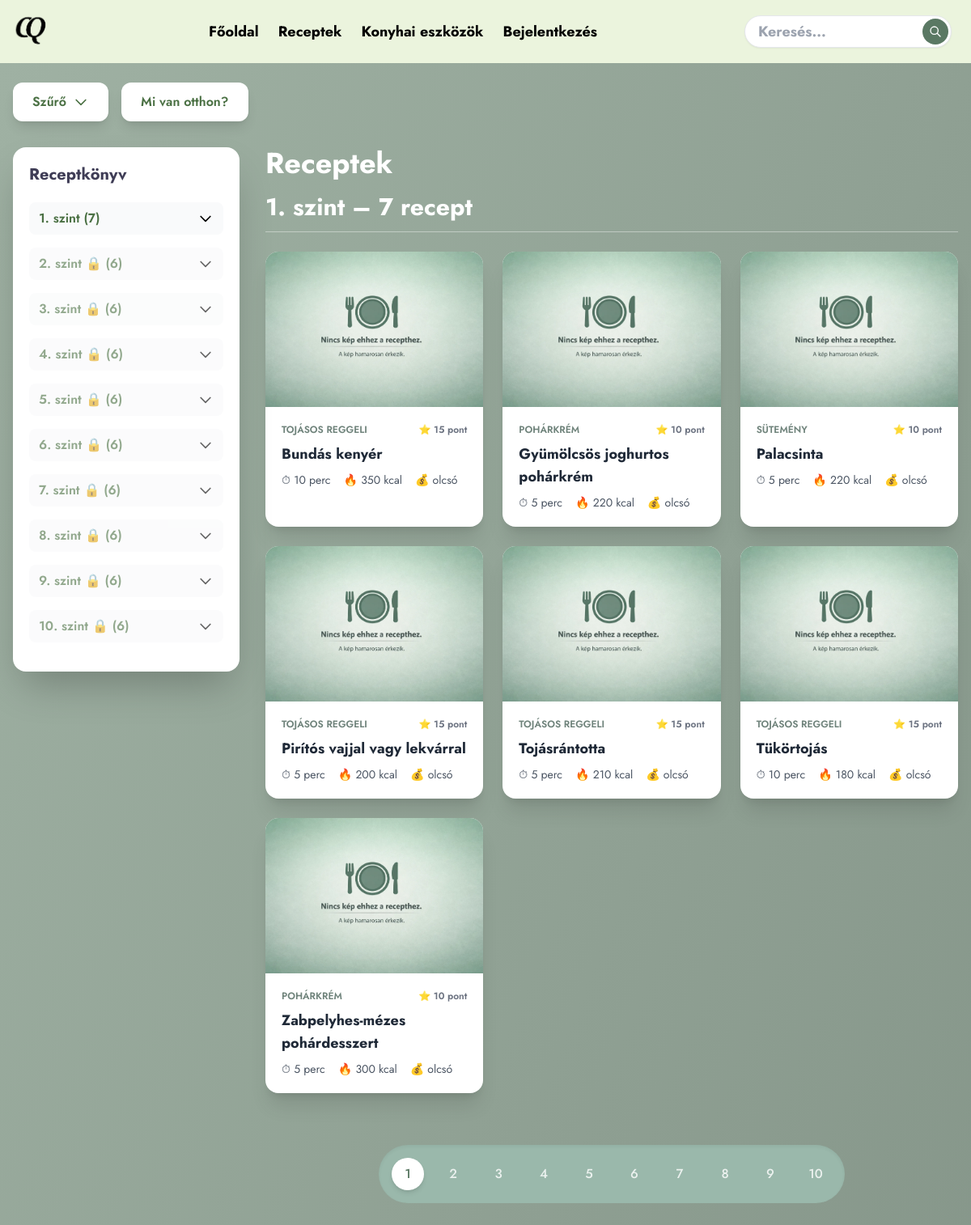
The page /views/receptek/receptek.php on the database its author committed.
### tables this page shows
CREATE TABLE `recept` (
  `ReceptID` int(11) NOT NULL,
  `Nev` varchar(150) NOT NULL,
  `Kep` varchar(255) NOT NULL,
  `ElkeszitesiIdo` time NOT NULL,
  `NehezsegiSzintID` int(11) NOT NULL,
  `BegyujthetoPontok` int(11) NOT NULL,
  `Adag` int(11) NOT NULL,
  `Elkeszitesi_leiras` text NOT NULL,
  `ElkeszitesiModID` int(11) NOT NULL,
  `ArkategoriaID` int(11) NOT NULL,
  `AlkategoriaID` int(11) DEFAULT NULL,
  `Kaloria` decimal(6,2) NOT NULL,
  `Torolve` tinyint(1) NOT NULL DEFAULT 0
);

CREATE TABLE `nehezsegiszint` (
  `NehezsegiSzintID` int(11) NOT NULL,
  `Szint` int(11) NOT NULL
);

CREATE TABLE `alkategoria` (
  `AlkategoriaID` int(11) NOT NULL,
  `KategoriaID` int(11) NOT NULL,
  `Alkategoria` varchar(255) NOT NULL
);

CREATE TABLE `arkategoria` (
  `ArkategoriaID` int(11) NOT NULL,
  `Arkategoria` varchar(255) NOT NULL
);

### controller/ReceptekVezerlo.php (called while the page is built, shortened)
<?php
require_once __DIR__ . '/ReceptTarolo.php';
class ReceptekVezerlo
{
    private ReceptTarolo $receptTarolo;
    public function __construct(private PDO $pdo)
    {
        $this->receptTarolo = new ReceptTarolo($pdo);
    }
    private function alapViewData(): array
    {
        return [
            'receptId' => 0,
            'felhasznaloId' => 0,
            'sessionFelhasznaloId' => 0,
            'aktualisPontok' => null,
            'receptekSzintekSzerint' => [],
            'kategoriaCheckboxok' => [],
            'arKategoriaOpcio' => [],
            'recept' => null,
            'hozzavalok' => [],
            'marElkeszitette' => false,
            'progress' => null,
            'aktualisSzint' => 1,
            'teljesitettSet' => [],
            'detailStatus' => null,
            'szintLepett' => false,
        ];
    }
    private function getSessionFelhasznaloId(): int
    {
        return (int)($_SESSION['felhasznalo_id']
            ?? $_SESSION['FelhasznaloID']
            ?? ($_SESSION['user']['FelhasznaloID'] ?? 0)
        );
    }
    private function detailStatusUzenet(?string $status, int $need = 0): ?array
    {
        if ($status === null || $status === '') {
            return null;
        }
        return ['bg-red-100 text-red-800', '❌ Hiba: ' . htmlspecialchars($status)];
    }
    public function kezeles(): array
    {
        $viewData = $this->alapViewData();
        $felhasznaloId = $this->getSessionFelhasznaloId();
        $viewData['sessionFelhasznaloId'] = $felhasznaloId;
        $viewData['detailStatus'] = $this->detailStatusUzenet($_GET['status'] ?? null, (int)($_GET['need'] ?? 0));
        $receptek = $this->receptTarolo->osszesLista();
        $receptekSzintekSzerint = [];
        foreach ($receptek as $r) {
            $szint = (int)$r['Szint'];
            $receptekSzintekSzerint[$szint] ??= [];
            $receptekSzintekSzerint[$szint][] = $r;
        }
        $recept = null;
        $viewData = array_merge($viewData, compact(
            'receptId',
            'felhasznaloId',
            'aktualisPontok',
            'receptekSzintekSzerint',
            'kategoriaCheckboxok',
            'arKategoriaOpcio',
            'recept',
            'hozzavalok',
            'marElkeszitette',
            'progress',
            'aktualisSzint',
            'teljesitettSet',
            'szintLepett'
        ));
        return $viewData;
    }
}

### controller/ReceptTarolo.php (called while the page is built, shortened)
<?php
class ReceptTarolo
{
    public function osszesLista(): array
    {
        return $this->pdo->query("
            SELECT
                r.*, n.Szint,
                kat.Kategoria AS FoKategoriaNev,
                kat.KategoriaID AS FoKategoriaID,
                alk.Alkategoria AS AlkategoriaNev,
                alk.AlkategoriaID AS AlkategoriaID,
                a.Arkategoria AS ArkategoriaNev
            FROM recept r
            INNER JOIN nehezsegiszint n ON r.NehezsegiSzintID = n.NehezsegiSzintID
            LEFT JOIN alkategoria alk ON r.AlkategoriaID = alk.AlkategoriaID
            LEFT JOIN kategoria kat ON alk.KategoriaID = kat.KategoriaID
            LEFT JOIN arkategoria a ON r.ArkategoriaID = a.ArkategoriaID
            ORDER BY n.Szint, r.Nev
        ")->fetchAll();
    }
}

### api/receptek_seged.php (called while the page is built, shortened)
<?php
function formatIdo(string $ido_str): string
{
    $parts = explode(':', $ido_str);
    $ora = (int)$parts[0];
    $perc = (int)$parts[1];
    if ($ora > 0) return $ora . " óra" . ($perc > 0 ? " $perc perc" : "");
    if ($perc > 0) return "$perc perc";
    return "kevesebb mint 1 perc";
}
function formatMennyiseg($mennyiseg)
{
    if (floor($mennyiseg) == $mennyiseg) return (int)$mennyiseg;
    return rtrim(rtrim(number_format((float)$mennyiseg, 2, '.', ''), '0'), '.');
}
function receptKepSrc(?string $dbKep): string
{
    $dbKep = trim((string)$dbKep);
    $file = trim(basename($dbKep));
    if (!is_file(RECIPE_IMG_DIR . $file)) {
        return RECIPE_IMG_URL . RECIPE_IMG_PLACEHOLDER;
    }
    return RECIPE_IMG_URL . rawurlencode($file);
}

### views/receptek/receptek.php (the view, shortened to what this page needs)
<?php
require_once __DIR__ . '/../../api/receptek_bootstrap.php';
require_once __DIR__ . '/../../controller/ReceptekVezerlo.php';
$vezerlo = new ReceptekVezerlo($pdo);
$viewData = $vezerlo->kezeles();
extract($viewData, EXTR_OVERWRITE);
include __DIR__ . '/../head.php';
?>
<main class="min-h-screen bg-gradient-to-br from-[#9FB1A3] to-[#7F8F83] font-jost">
    <div class="max-w-7xl mx-auto py-6 px-4">
        <?php if (!$recept): ?>
            <div class="mb-8">
                <div class="flex flex-col sm:flex-row gap-4 mb-4">
                    <button id="szuroGomb" type="button" class="bg-white px-6 py-3 rounded-xl shadow-lg flex items-center gap-2 font-semibold text-[#4A7043] hover:bg-gray-50 transition w-full sm:w-auto">
                        <span>Szűrő</span>
                        <svg id="szuroNyil" class="w-5 h-5 transition-transform" fill="none" stroke="currentColor" viewBox="0 0 24 24">
                            <path stroke-linecap="round" stroke-linejoin="round" stroke-width="2" d="M19 9l-7 7-7-7" />
                        </svg>
                    </button>
                    <a href="hutom.php" class="bg-white px-6 py-3 rounded-xl shadow-lg flex items-center gap-2 font-semibold text-[#4A7043] hover:bg-gray-50 transition w-full sm:w-auto justify-center">
                        <span>Mi van otthon?</span>
                    </a>
                </div>
            </div>
        <?php endif; ?>
        <div class="flex flex-col lg:flex-row lg:gap-8">
            <aside id="sidebar" class="fixed inset-y-0 left-0 z-40 w-80 bg-white shadow-2xl transform -translate-x-full lg:translate-x-0 lg:sticky lg:top-6 lg:self-start lg:max-h-[calc(100vh-3rem)] lg:overflow-y-auto lg:w-[280px] transition-transform duration-300 rounded-r-2xl lg:rounded-2xl">
                <div class="p-5">
                    <div class="flex items-center justify-between mb-5">
                        <h2 class="text-xl font-bold text-[#3F3D56]">Receptkönyv</h2>
                    </div>
                    <?php foreach ($receptekSzintekSzerint as $szint => $lista): ?>
                        <?php $szintLocked = ((int)$szint > (int)$aktualisSzint); ?>
                        <div class="mb-4">
                            <button type="button"
                                class="w-full text-left flex items-center justify-between py-2 px-3 bg-gray-50 hover:bg-gray-100 rounded-lg transition szint-sav-cim <?= $szintLocked ? 'opacity-60' : '' ?>">
                                <span class="font-semibold text-[#4A7043]">
                                    <?= (int)$szint ?>. szint <?= $szintLocked ? '🔒' : '' ?>
                                    (<span class="szint-darab" data-szint="<?= (int)$szint ?>"><?= count($lista) ?></span>)
                                </span>
                                <svg class="w-5 h-5 transition-transform sav-nyil" fill="none" stroke="currentColor" viewBox="0 0 24 24">
                                    <path stroke-linecap="round" stroke-linejoin="round" stroke-width="2" d="M19 9l-7 7-7-7" />
                                </svg>
                            </button>
                        </div>
                    <?php endforeach; ?>
                </div>
            </aside>
            <section id="receptekTarolo" class="flex-1">
                <?php if (!$recept): ?>
                    <h1 class="text-4xl font-bold text-white mb-4">Receptek</h1>
                    <?php
                    $szintNavLista = array_keys($receptekSzintekSzerint ?? []);
                    sort($szintNavLista, SORT_NUMERIC);
                    ?>
                    <?php foreach ($receptekSzintekSzerint as $szint => $lista): ?>
                        <div class="mb-16 szint-blokk" data-szint="<?= (int)$szint ?>">
                            <h2 class="text-3xl font-bold text-white mb-6 border-b border-white/40 pb-3">
                                <?= (int)$szint ?>. szint – <span class="szint-darab-fo" data-szint="<?= (int)$szint ?>"><?= count($lista) ?></span> recept
                            </h2>
                            <div class="grid grid-cols-1 sm:grid-cols-2 lg:grid-cols-3 gap-6">
                                <?php foreach ($lista as $r): ?>
                                    <?php
                                    $nevLower = mb_strtolower((string)$r['Nev']);
                                    $keresoMezok = [];
                                    foreach ($r as $ertek) {
                                        $keresoMezok[] = (string)$ertek;
                                    }
                                    $keresoSzoveg = function_exists('mb_strtolower')
                                        ? mb_strtolower(implode(' ', $keresoMezok), 'UTF-8')
                                        : strtolower(implode(' ', $keresoMezok));
                                    $rSzint = (int)($r['Szint'] ?? $r['NehezsegiSzintID'] ?? $szint);
                                    $locked = ($rSzint > (int)$aktualisSzint);
                                    ?>
                                    <?php if (!$locked): ?>
                                        <a href="receptek.php?id=<?= (int)$r['ReceptID'] ?>&szint=<?= $rSzint ?>"
                                            class="recept-kartya bg-white rounded-2xl shadow-xl overflow-hidden hover:-translate-y-1 transition block relative"
                                            <?php else: ?>
                                            <a href="javascript:void(0)"
                                            onclick="alert('Zárolt recept: Szint <?= $rSzint ?> szükséges.')"
                                            class="recept-kartya bg-white rounded-2xl shadow-xl overflow-hidden transition block relative cursor-not-allowed opacity-60"
                                            <?php endif; ?>
                                            data-recept-id="<?= (int)$r['ReceptID'] ?>"
                                            data-nev="<?= htmlspecialchars($nevLower) ?>"
                                            data-kereso="<?= htmlspecialchars($keresoSzoveg) ?>"
                                            data-fokategoria="<?= htmlspecialchars($r['FoKategoriaNev'] ?? 'Nem kategorizált') ?>"
                                            data-fokategoria-id="<?= (int)($r['FoKategoriaID'] ?? 0) ?>"
                                            data-alkategoria="<?= htmlspecialchars($r['AlkategoriaNev'] ?? 'Egyéb') ?>"
                                            data-alkategoria-id="<?= (int)($r['AlkategoriaID'] ?? 0) ?>"
                                            data-arkategoria="<?= htmlspecialchars($r['ArkategoriaNev'] ?? 'Nincs') ?>"
                                            data-elkeszitesi-ido="<?= htmlspecialchars((string)($r['ElkeszitesiIdo'] ?? '')) ?>">
                                            <div class="relative">
                                                <img src="<?= htmlspecialchars(receptKepSrc($r['Kep'] ?? '')) ?>" class="w-full h-48 object-cover" alt="">
                                            </div>
                                            <div class="p-5">
                                                <div class="flex justify-between text-xs text-gray-500 mb-2 font-semibold">
                                                    <span class="text-[#6F837B] uppercase"><?= htmlspecialchars($r['AlkategoriaNev'] ?? 'Egyéb') ?></span>
                                                    <span>⭐ <?= (int)$r['BegyujthetoPontok'] ?> pont</span>
                                                </div>
                                                <h2 class="text-lg font-bold mb-2 text-gray-800"><?= htmlspecialchars($r['Nev']) ?></h2>
                                                <div class="flex flex-wrap gap-x-4 gap-y-1 text-sm text-gray-600">
                                                    <span>⏱ <?= formatIdo((string)$r['ElkeszitesiIdo']) ?></span>
                                                    <span>🔥 <?= formatMennyiseg((float)($r['Kaloria'] ?? 0)) ?> kcal</span>
                                                    <span>💰 <?= htmlspecialchars($r['ArkategoriaNev'] ?? 'Nincs') ?></span>
                                                </div>
                                            </div>
                                        </a>
                                    <?php endforeach; ?>
                            </div>
                        </div>
                    <?php endforeach; ?>
                    <?php if (!empty($szintNavLista)): ?>
                        <div class="mt-10 flex justify-center">
                            <ul id="szintNav"
                                class="flex flex-wrap justify-center text-gray-700 gap-4 font-medium p-4 rounded-[50px] bg-[#9AB8AB] shadow-inner">
                                <?php foreach ($szintNavLista as $szintNav): ?>
                                    <li>
                                        <button type="button"
                                            class="szint-nav-gomb focus:outline-none"
                                            data-szint="<?= (int)$szintNav ?>"
                                            aria-label="<?= (int)$szintNav ?>. szint receptjei">
                                            <span data-role="pill"
                                                class="inline-flex items-center justify-center w-10 h-10 rounded-full transition-colors duration-200 px-4 py-2 bg-transparent text-white/80">
                                                <?= (int)$szintNav ?>
                                            </span>
                                        </button>
                                    </li>
                                <?php endforeach; ?>
                            </ul>
                        </div>
                    <?php endif; ?>
                <?php endif; ?>
            </section>
        </div>
    </div>
</main>
<?php include __DIR__ . '/../footer.php'; ?>

### rows shown on the page
recept: NehezsegiSzintID.Szint "10", count($lista) "6"
recept: AlkategoriaID.Alkategoria "TOJÁSOS REGGELI", BegyujthetoPontok "15", Nev "Bundás kenyér", ElkeszitesiIdo "10 perc", Kaloria "350", ArkategoriaID.Arkategoria "olcsó"
recept: AlkategoriaID.Alkategoria "POHÁRKRÉM", BegyujthetoPontok "10", Nev "Gyümölcsös joghurtos pohárkrém", ElkeszitesiIdo "5 perc", Kaloria "220", ArkategoriaID.Arkategoria "olcsó"
recept: AlkategoriaID.Alkategoria "SÜTEMÉNY", BegyujthetoPontok "10", Nev "Palacsinta", ElkeszitesiIdo "5 perc", Kaloria "220", ArkategoriaID.Arkategoria "olcsó"
recept: AlkategoriaID.Alkategoria "TOJÁSOS REGGELI", BegyujthetoPontok "15", Nev "Pirítós vajjal vagy lekvárral", ElkeszitesiIdo "5 perc", Kaloria "200", ArkategoriaID.Arkategoria "olcsó"
recept: AlkategoriaID.Alkategoria "TOJÁSOS REGGELI", BegyujthetoPontok "15", Nev "Tojásrántotta", ElkeszitesiIdo "5 perc", Kaloria "210", ArkategoriaID.Arkategoria "olcsó"
recept: AlkategoriaID.Alkategoria "TOJÁSOS REGGELI", BegyujthetoPontok "15", Nev "Tükörtojás", ElkeszitesiIdo "10 perc", Kaloria "180", ArkategoriaID.Arkategoria "olcsó"
recept: AlkategoriaID.Alkategoria "POHÁRKRÉM", BegyujthetoPontok "10", Nev "Zabpelyhes-mézes pohárdesszert", ElkeszitesiIdo "5 perc", Kaloria "300", ArkategoriaID.Arkategoria "olcsó"

### other values the page prints
$szint "1"
count($lista) "7"
$szint "2"
count($lista) "6"
$szint "3"
$szint "4"
$szint "5"
$szint "6"
$szint "7"
$szint "8"
$szint "9"
$szintNav "1"
$szintNav "2"
$szintNav "3"
$szintNav "4"
